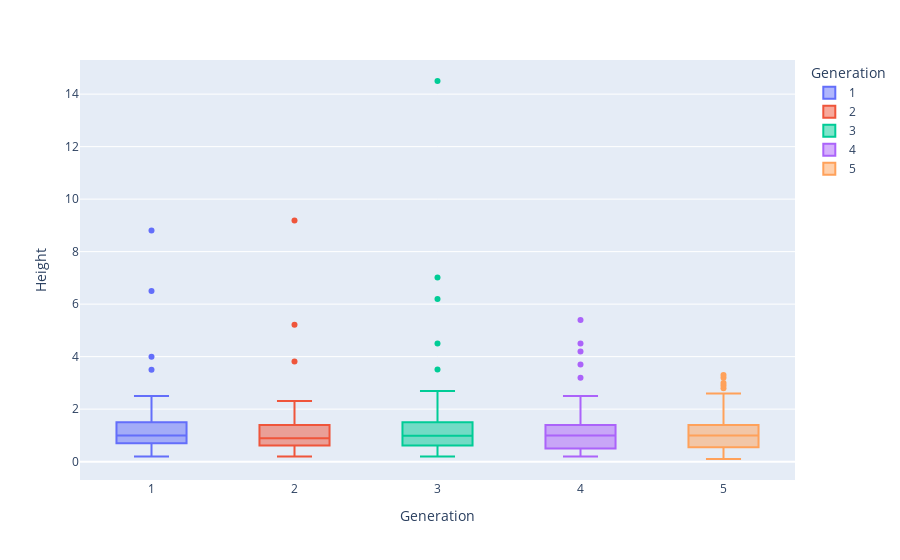

The notebook cell saved with this chart:
### Code cell
px.box(pokemon, x="Generation", y="Height", color="Generation")

### Figure 1 — Plotly figure (JSON) as saved in the notebook; plotly's stock layout.template omitted (floating-point values rounded to 4 significant figures; data arrays with more than 128 entries replaced by an {"elided": "..."} marker saying what was removed)
{"data": [{"alignmentgroup": "True", "hovertemplate": "Generation=%{x}<br>Height=%{y}<extra></extra>", "legendgroup": "1", "marker": {"color": "#636efa"}, "name": "1", "notched": false, "offsetgroup": "1", "orientation": "v", "showlegend": true, "type": "box", "x": {"elided": "151 int values"}, "x0": " ", "xaxis": "x", "y": {"elided": "151 float values"}, "y0": " ", "yaxis": "y"}, {"alignmentgroup": "True", "hovertemplate": "Generation=%{x}<br>Height=%{y}<extra></extra>", "legendgroup": "2", "marker": {"color": "#EF553B"}, "name": "2", "notched": false, "offsetgroup": "2", "orientation": "v", "showlegend": true, "type": "box", "x": [2, 2, 2, 2, 2, 2, 2, 2, 2, 2, 2, 2, 2, 2, 2, 2, 2, 2, 2, 2, 2, 2, 2, 2, 2, 2, 2, 2, 2, 2, 2, 2, 2, 2, 2, 2, 2, 2, 2, 2, 2, 2, 2, 2, 2, 2, 2, 2, 2, 2, 2, 2, 2, 2, 2, 2, 2, 2, 2, 2, 2, 2, 2, 2, 2, 2, 2, 2, 2, 2, 2, 2, 2, 2, 2, 2, 2, 2, 2, 2, 2, 2, 2, 2, 2, 2, 2, 2, 2, 2, 2, 2, 2, 2, 2, 2, 2, 2, 2, 2], "x0": " ", "xaxis": "x", "y": [0.89, 1.19, 1.8, 0.51, 0.89, 1.7, 0.61, 1.09, 2.31, 0.79, 1.8, 0.71, 1.6, 0.99, 1.4, 0.51, 1.09, 1.8, 0.51, 1.19, 0.3, 0.3, 0.3, 0.3, 0.61, 0.2, 1.5, 0.61, 0.79, 1.4, 0.41, 0.41, 0.79, 1.19, 1.09, 0.41, 0.61, 0.79, 0.79, 0.3, 0.79, 1.19, 0.41, 1.4, 0.89, 0.99, 0.51, 2.01, 0.71, 0.51, 1.3, 1.5, 0.61, 1.19, 1.5, 1.09, 9.19, 0.61, 1.4, 0.51, 2.01, 0.61, 1.5, 0.89, 0.61, 1.8, 0.71, 0.79, 0.41, 1.09, 0.61, 0.61, 0.89, 0.89, 2.11, 1.7, 0.61, 1.4, 1.8, 0.51, 1.09, 0.61, 1.4, 1.19, 0.71, 1.4, 0.41, 0.61, 0.71, 1.19, 1.5, 1.91, 2.11, 2.01, 0.61, 1.19, 2.01, 5.21, 3.81, 0.61], "y0": " ", "yaxis": "y"}, {"alignmentgroup": "True", "hovertemplate": "Generation=%{x}<br>Height=%{y}<extra></extra>", "legendgroup": "3", "marker": {"color": "#00cc96"}, "name": "3", "notched": false, "offsetgroup": "3", "orientation": "v", "showlegend": true, "type": "box", "x": {"elided": "135 int values"}, "x0": " ", "xaxis": "x", "y": {"elided": "135 float values"}, "y0": " ", "yaxis": "y"}, {"alignmentgroup": "True", "hovertemplate": "Generation=%{x}<br>Height=%{y}<extra></extra>", "legendgroup": "4", "marker": {"color": "#ab63fa"}, "name": "4", "notched": false, "offsetgroup": "4", "orientation": "v", "showlegend": true, "type": "box", "x": [4, 4, 4, 4, 4, 4, 4, 4, 4, 4, 4, 4, 4, 4, 4, 4, 4, 4, 4, 4, 4, 4, 4, 4, 4, 4, 4, 4, 4, 4, 4, 4, 4, 4, 4, 4, 4, 4, 4, 4, 4, 4, 4, 4, 4, 4, 4, 4, 4, 4, 4, 4, 4, 4, 4, 4, 4, 4, 4, 4, 4, 4, 4, 4, 4, 4, 4, 4, 4, 4, 4, 4, 4, 4, 4, 4, 4, 4, 4, 4, 4, 4, 4, 4, 4, 4, 4, 4, 4, 4, 4, 4, 4, 4, 4, 4, 4, 4, 4, 4, 4, 4, 4, 4, 4, 4, 4], "x0": " ", "xaxis": "x", "y": [0.4, 1.1, 2.2, 0.5, 0.9, 1.2, 0.4, 0.8, 1.7, 0.3, 0.6, 1.2, 0.5, 1, 0.3, 1, 0.5, 0.9, 1.4, 0.2, 0.9, 0.9, 1.6, 0.5, 1.3, 0.2, 0.5, 0.9, 0.3, 1.2, 0.4, 0.7, 1.1, 0.4, 0.5, 0.3, 0.9, 1.2, 0.4, 1.2, 0.4, 1.2, 0.9, 0.9, 0.5, 1, 0.2, 0.4, 1, 0.5, 1.3, 0.5, 0.6, 0.6, 0.5, 1, 0.7, 1.4, 1.9, 0.6, 0.7, 1.2, 0.8, 2, 0.8, 1.3, 0.7, 1.3, 1.4, 0.4, 1.2, 1, 1, 2.2, 1.1, 1.2, 1.7, 2.4, 2, 1.8, 1.6, 1.5, 1.9, 1, 0.8, 2, 2.5, 0.9, 1.6, 1.4, 2.2, 1.3, 0.3, 0.3, 0.3, 0.3, 5.4, 4.2, 1.7, 3.7, 4.5, 1.5, 0.4, 0.3, 1.5, 0.2, 3.2], "y0": " ", "yaxis": "y"}, {"alignmentgroup": "True", "hovertemplate": "Generation=%{x}<br>Height=%{y}<extra></extra>", "legendgroup": "5", "marker": {"color": "#FFA15A"}, "name": "5", "notched": false, "offsetgroup": "5", "orientation": "v", "showlegend": true, "type": "box", "x": {"elided": "156 int values"}, "x0": " ", "xaxis": "x", "y": {"elided": "156 float values"}, "y0": " ", "yaxis": "y"}], "layout": {"boxmode": "overlay", "legend": {"title": {"text": "Generation"}, "tracegroupgap": 0}, "margin": {"t": 60}, "xaxis": {"anchor": "y", "categoryarray": [1, 2, 3, 4, 5], "categoryorder": "array", "domain": [0, 1], "title": {"text": "Generation"}}, "yaxis": {"anchor": "x", "domain": [0, 1], "title": {"text": "Height"}}}}
